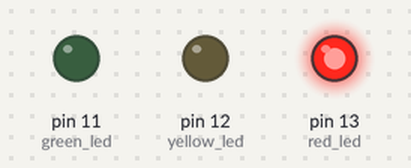
Recording of a program running on a simulated MicroPython board. On the bench: output pins drawn as LEDs (lit = HIGH). At 15.0 s the program stops and its outputs stay as they are.

Above: at 0.02 s.
At 2.87 s:
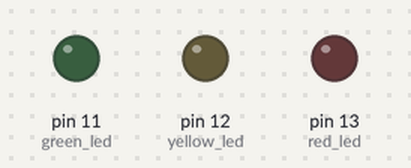
Timing chart, 0 to 3.2 s (numbered marks = the images above):
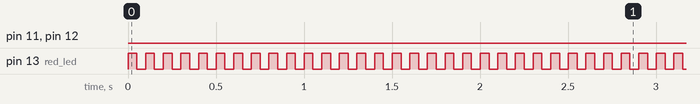

The program:

led_test.py
```python
from machine import Pin, Timer
from time import sleep, ticks_ms, ticks_diff
#============================================================================
#DESCRIPTION:
#Testing LEDS to had been soldered correctly.
#============================================================================
frequency = 10
blink_time = 5
def blink_for_time(led, freq, duration_sec):
    period = 1 / freq
    start = ticks_ms()

    while ticks_diff(ticks_ms(), start) < duration_sec * 1000:
        led.on()
        sleep(period / 2)
        led.off()
        sleep(period / 2)


red_led = Pin(13, Pin.OUT)
yellow_led = Pin(12, Pin.OUT)
green_led = Pin(11,Pin.OUT)

blink_for_time(red_led, frequency, blink_time)
blink_for_time(yellow_led, frequency, blink_time)
blink_for_time(green_led, frequency, blink_time)
```

Measured:
- by itself, pin 13 (red_led): alternates HIGH for 0.05 s and LOW for 0.05 s, 100 changes in all, then stays LOW
